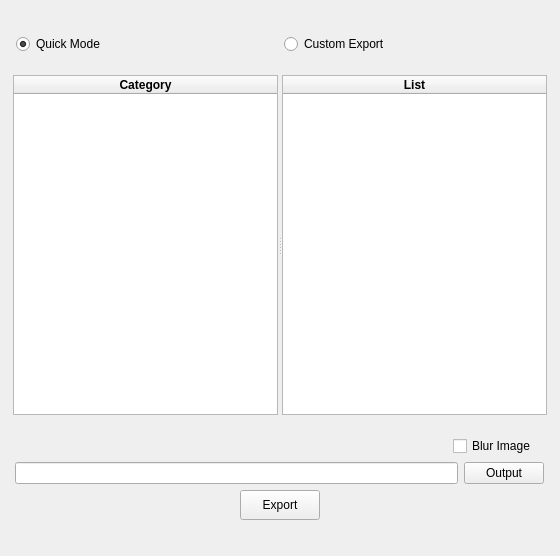
<?xml version="1.0" encoding="UTF-8"?>
<ui version="4.0">
 <class>export_case</class>
 <widget class="QWidget" name="export_case">
  <property name="windowModality">
   <enum>Qt::ApplicationModal</enum>
  </property>
  <property name="geometry">
   <rect>
    <x>0</x>
    <y>0</y>
    <width>560</width>
    <height>556</height>
   </rect>
  </property>
  <property name="minimumSize">
   <size>
    <width>560</width>
    <height>556</height>
   </size>
  </property>
  <property name="maximumSize">
   <size>
    <width>560</width>
    <height>556</height>
   </size>
  </property>
  <property name="windowTitle">
   <string>Form</string>
  </property>
  <layout class="QGridLayout" name="gridLayout">
   <property name="leftMargin">
    <number>4</number>
   </property>
   <property name="topMargin">
    <number>4</number>
   </property>
   <property name="rightMargin">
    <number>4</number>
   </property>
   <property name="bottomMargin">
    <number>4</number>
   </property>
   <item row="0" column="0">
    <layout class="QVBoxLayout" name="verticalLayout_2">
     <item>
      <layout class="QHBoxLayout" name="horizontalLayout_4">
       <property name="leftMargin">
        <number>12</number>
       </property>
       <property name="topMargin">
        <number>8</number>
       </property>
       <property name="rightMargin">
        <number>11</number>
       </property>
       <property name="bottomMargin">
        <number>0</number>
       </property>
       <item>
        <widget class="QRadioButton" name="radioButton_quick_mode">
         <property name="text">
          <string>Quick Mode</string>
         </property>
         <property name="checked">
          <bool>true</bool>
         </property>
         <attribute name="buttonGroup">
          <string notr="true">buttonGroup</string>
         </attribute>
        </widget>
       </item>
       <item>
        <widget class="QRadioButton" name="radioButton_expert_mode">
         <property name="text">
          <string>Custom Export</string>
         </property>
         <attribute name="buttonGroup">
          <string notr="true">buttonGroup</string>
         </attribute>
        </widget>
       </item>
      </layout>
     </item>
     <item>
      <widget class="QStackedWidget" name="stackedWidget">
       <property name="minimumSize">
        <size>
         <width>0</width>
         <height>370</height>
        </size>
       </property>
       <property name="maximumSize">
        <size>
         <width>16777215</width>
         <height>370</height>
        </size>
       </property>
       <property name="currentIndex">
        <number>0</number>
       </property>
       <widget class="QWidget" name="page">
        <layout class="QVBoxLayout" name="verticalLayout">
         <item>
          <widget class="QSplitter" name="splitter">
           <property name="minimumSize">
            <size>
             <width>0</width>
             <height>0</height>
            </size>
           </property>
           <property name="maximumSize">
            <size>
             <width>16777215</width>
             <height>340</height>
            </size>
           </property>
           <property name="orientation">
            <enum>Qt::Horizontal</enum>
           </property>
           <widget class="QTableWidget" name="tableWidget_quick_mode_category">
            <property name="minimumSize">
             <size>
              <width>0</width>
              <height>0</height>
             </size>
            </property>
            <property name="maximumSize">
             <size>
              <width>16777215</width>
              <height>16777215</height>
             </size>
            </property>
            <property name="baseSize">
             <size>
              <width>0</width>
              <height>0</height>
             </size>
            </property>
            <property name="columnCount">
             <number>1</number>
            </property>
            <attribute name="horizontalHeaderStretchLastSection">
             <bool>true</bool>
            </attribute>
            <column>
             <property name="text">
              <string>Category</string>
             </property>
             <property name="font">
              <font>
               <weight>75</weight>
               <bold>true</bold>
              </font>
             </property>
            </column>
           </widget>
           <widget class="QTableWidget" name="tableWidget_quick_mode_list">
            <property name="enabled">
             <bool>true</bool>
            </property>
            <property name="maximumSize">
             <size>
              <width>16777215</width>
              <height>340</height>
             </size>
            </property>
            <property name="columnCount">
             <number>1</number>
            </property>
            <attribute name="horizontalHeaderStretchLastSection">
             <bool>true</bool>
            </attribute>
            <column>
             <property name="text">
              <string>List</string>
             </property>
             <property name="font">
              <font>
               <weight>75</weight>
               <bold>true</bold>
              </font>
             </property>
            </column>
           </widget>
          </widget>
         </item>
        </layout>
       </widget>
       <widget class="QWidget" name="page_2">
        <layout class="QHBoxLayout" name="horizontalLayout_3">
         <item>
          <widget class="QSplitter" name="splitter_2">
           <property name="minimumSize">
            <size>
             <width>0</width>
             <height>0</height>
            </size>
           </property>
           <property name="maximumSize">
            <size>
             <width>16777215</width>
             <height>16777215</height>
            </size>
           </property>
           <property name="orientation">
            <enum>Qt::Horizontal</enum>
           </property>
           <widget class="QTableWidget" name="tableWidget_expert_mode_tag_list">
            <property name="maximumSize">
             <size>
              <width>16777215</width>
              <height>16777215</height>
             </size>
            </property>
            <property name="alternatingRowColors">
             <bool>true</bool>
            </property>
            <property name="columnCount">
             <number>1</number>
            </property>
            <attribute name="horizontalHeaderStretchLastSection">
             <bool>true</bool>
            </attribute>
            <column>
             <property name="text">
              <string>Tags</string>
             </property>
             <property name="font">
              <font>
               <weight>75</weight>
               <bold>true</bold>
              </font>
             </property>
            </column>
           </widget>
          </widget>
         </item>
        </layout>
       </widget>
      </widget>
     </item>
     <item>
      <layout class="QHBoxLayout" name="horizontalLayout_5">
       <property name="rightMargin">
        <number>20</number>
       </property>
       <item>
        <spacer name="horizontalSpacer_3">
         <property name="orientation">
          <enum>Qt::Horizontal</enum>
         </property>
         <property name="sizeHint" stdset="0">
          <size>
           <width>338</width>
           <height>20</height>
          </size>
         </property>
        </spacer>
       </item>
       <item>
        <widget class="QCheckBox" name="checkBox_blur_status">
         <property name="text">
          <string>Blur Image</string>
         </property>
        </widget>
       </item>
      </layout>
     </item>
     <item>
      <layout class="QHBoxLayout" name="horizontalLayout_2">
       <property name="spacing">
        <number>-1</number>
       </property>
       <property name="leftMargin">
        <number>11</number>
       </property>
       <property name="topMargin">
        <number>0</number>
       </property>
       <property name="rightMargin">
        <number>12</number>
       </property>
       <property name="bottomMargin">
        <number>0</number>
       </property>
       <item>
        <widget class="QLineEdit" name="lineEdit_destination">
         <property name="focusPolicy">
          <enum>Qt::NoFocus</enum>
         </property>
        </widget>
       </item>
       <item>
        <widget class="QPushButton" name="pushButton_select_output">
         <property name="minimumSize">
          <size>
           <width>0</width>
           <height>0</height>
          </size>
         </property>
         <property name="focusPolicy">
          <enum>Qt::NoFocus</enum>
         </property>
         <property name="text">
          <string>Output</string>
         </property>
        </widget>
       </item>
      </layout>
     </item>
     <item>
      <layout class="QHBoxLayout" name="horizontalLayout">
       <property name="spacing">
        <number>-1</number>
       </property>
       <property name="topMargin">
        <number>0</number>
       </property>
       <property name="bottomMargin">
        <number>10</number>
       </property>
       <item>
        <spacer name="horizontalSpacer">
         <property name="orientation">
          <enum>Qt::Horizontal</enum>
         </property>
         <property name="sizeHint" stdset="0">
          <size>
           <width>40</width>
           <height>20</height>
          </size>
         </property>
        </spacer>
       </item>
       <item>
        <widget class="QPushButton" name="pushButton_export">
         <property name="minimumSize">
          <size>
           <width>0</width>
           <height>30</height>
          </size>
         </property>
         <property name="maximumSize">
          <size>
           <width>16777215</width>
           <height>30</height>
          </size>
         </property>
         <property name="focusPolicy">
          <enum>Qt::NoFocus</enum>
         </property>
         <property name="text">
          <string>Export</string>
         </property>
        </widget>
       </item>
       <item>
        <spacer name="horizontalSpacer_2">
         <property name="orientation">
          <enum>Qt::Horizontal</enum>
         </property>
         <property name="sizeHint" stdset="0">
          <size>
           <width>40</width>
           <height>20</height>
          </size>
         </property>
        </spacer>
       </item>
      </layout>
     </item>
    </layout>
   </item>
  </layout>
 </widget>
 <resources/>
 <connections/>
 <buttongroups>
  <buttongroup name="buttonGroup"/>
 </buttongroups>
</ui>
